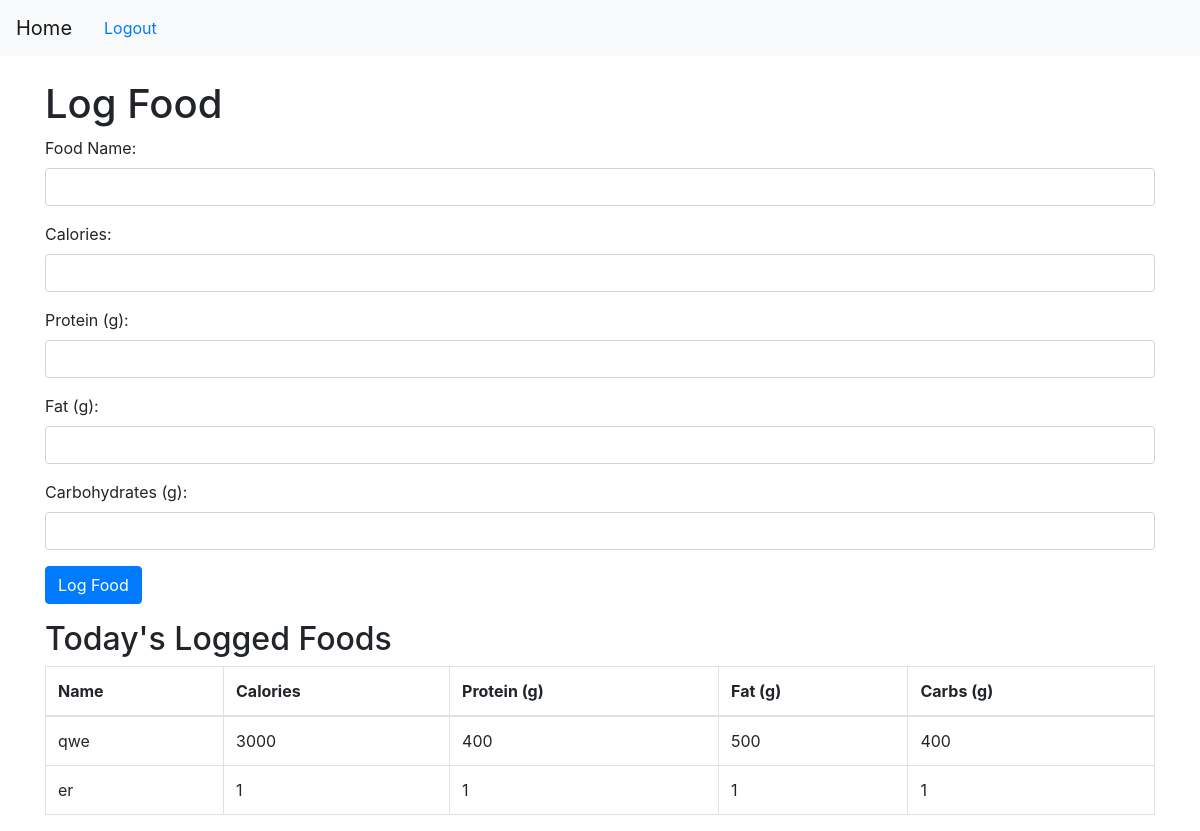
Screenshot of /log_food (signed in) with the database file from the repository.
### app/models.py (models this page shows)
class FoodEntry(db.Model):
    id = db.Column(db.Integer, primary_key=True)
    user_id = db.Column(db.Integer, db.ForeignKey('user.id'), nullable=False)
    date = db.Column(db.Date, default=datetime.utcnow)
    name = db.Column(db.String(100), nullable=False)
    calories = db.Column(db.Integer, nullable=False)
    protein = db.Column(db.Integer, nullable=False)
    fat = db.Column(db.Integer, nullable=False)
    carbs = db.Column(db.Integer, nullable=False)

### app/routes.py (the view, shortened to what this page needs)
@app.route('/log_food', methods=['GET', 'POST'])
@login_required
def log_food():
    today = datetime.utcnow().date()
    food_entries_today = FoodEntry.query.filter_by(user_id=current_user.id, date=today).all()
    return render_template('log_food.html', food_entries=food_entries_today)

### app/__init__.py (called while the page is built)
@login_manager.user_loader
def load_user(user_id):
    return models.User.query.get(int(user_id))

### app/templates/log_food.html (shortened to what this page needs)
{% extends "base.html" %}
{% block content %}
<h1>Log Food</h1>
<form method="POST" action="{{ url_for('log_food') }}">
    <div class="form-group">
        <label for="name">Food Name:</label>
        <input type="text" id="name" name="name" class="form-control" required>
    </div>
    <div class="form-group">
        <label for="calories">Calories:</label>
        <input type="number" id="calories" name="calories" class="form-control" required>
    </div>
    <div class="form-group">
        <label for="protein">Protein (g):</label>
        <input type="number" id="protein" name="protein" class="form-control" required>
    </div>
    <div class="form-group">
        <label for="fat">Fat (g):</label>
        <input type="number" id="fat" name="fat" class="form-control" required>
    </div>
    <div class="form-group">
        <label for="carbs">Carbohydrates (g):</label>
        <input type="number" id="carbs" name="carbs" class="form-control" required>
    </div>
    <div class="form-group">
        <input type="submit" value="Log Food" class="btn btn-primary">
    </div>
</form>
<h2>Today's Logged Foods</h2>
<table class="table table-bordered">
    <thead>
        <tr>
            <th>Name</th>
            <th>Calories</th>
            <th>Protein (g)</th>
            <th>Fat (g)</th>
            <th>Carbs (g)</th>
        </tr>
    </thead>
    <tbody>
        {% for entry in food_entries %}
        <tr>
            <td>{{ entry.name }}</td>
            <td>{{ entry.calories }}</td>
            <td>{{ entry.protein }}</td>
            <td>{{ entry.fat }}</td>
            <td>{{ entry.carbs }}</td>
        </tr>
        {% else %}
        <tr>
            <td colspan="5">No food items logged today.</td>
        </tr>
        {% endfor %}
    </tbody>
</table>
{% endblock %}

### app/static/css/styles.css (style rules this page uses)
body { font-family: Arial, sans-serif; }
h1, h2 { color: #333; }

### rows the page displays
FoodEntry: name "qwe", calories "3000", protein "400", fat "500", carbs "400"
FoodEntry: name "er", calories "1", protein "1", fat "1", carbs "1"
